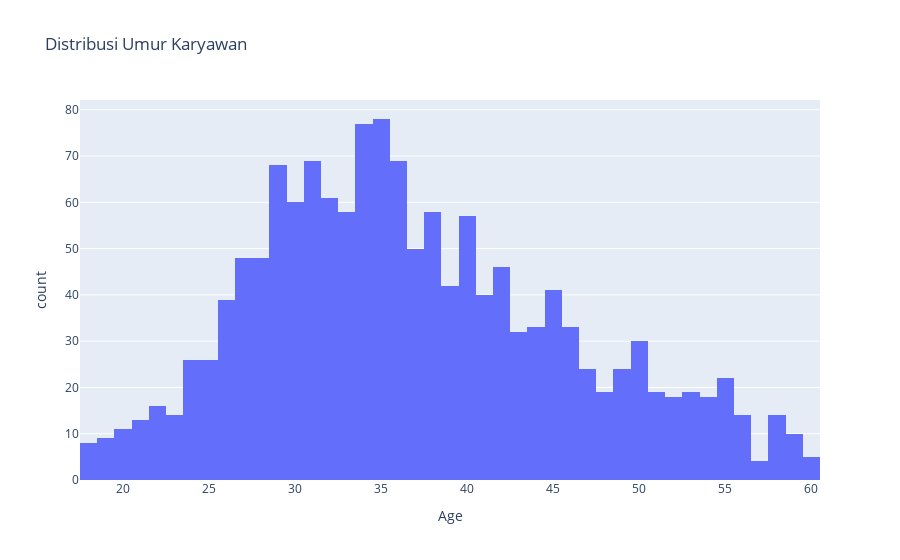

This figure's notebook cell:
### Markdown cell above
✨ Karyawan berusia 31-35 tahun memiliki tingkat attrition tertinggi, diikuti oleh kelompok usia 25-30 tahun sebagai yang kedua tertinggi.

Hal ini mungkin menunjukkan bahwa karyawan dalam rentang usia ini mencari pengalaman baru atau upah yang lebih baik sebagai motivasi untuk berpindah.

### Code cell
fig1 = px.histogram(df, x='Age', title='Distribusi Umur Karyawan')
fig1.show()

### Figure 1 — Plotly figure (JSON) as saved in the notebook; plotly's stock layout.template omitted (floating-point values rounded to 4 significant figures; data arrays with more than 128 entries replaced by an {"elided": "..."} marker saying what was removed)
{"data": [{"alignmentgroup": "True", "bingroup": "x", "hovertemplate": "Age=%{x}<br>count=%{y}<extra></extra>", "legendgroup": "", "marker": {"color": "#636efa", "pattern": {"shape": ""}}, "name": "", "offsetgroup": "", "orientation": "v", "showlegend": false, "type": "histogram", "x": {"elided": "1470 int values"}, "xaxis": "x", "yaxis": "y"}], "layout": {"barmode": "relative", "legend": {"tracegroupgap": 0}, "title": {"text": "Distribusi Umur Karyawan"}, "xaxis": {"anchor": "y", "domain": [0, 1], "title": {"text": "Age"}}, "yaxis": {"anchor": "x", "domain": [0, 1], "title": {"text": "count"}}}}
